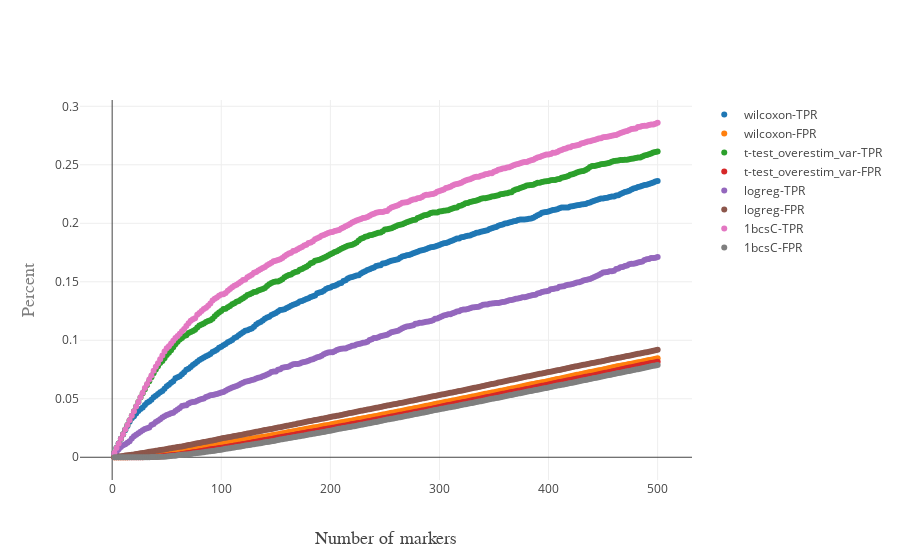

The notebook cell this image was saved under:
### Code cell
iplot(methodTprvFpr(False, True, 500))

### Figure 1 — Plotly figure (JSON) as saved in the notebook; plotly's stock layout.template omitted (floating-point values rounded to 4 significant figures; data arrays with more than 128 entries replaced by an {"elided": "..."} marker saying what was removed)
{"data": [{"mode": "markers", "name": "wilcoxon-TPR", "type": "scatter", "uid": "b3a999f4-1a10-42ce-98d7-e86519b58a64", "x": {"elided": "250 int values"}, "y": {"elided": "250 float values"}}, {"mode": "markers", "name": "wilcoxon-FPR", "type": "scatter", "uid": "43ca9052-6f9c-41a2-8ad9-1c79b68c0309", "x": {"elided": "250 int values"}, "y": {"elided": "250 float values"}}, {"mode": "markers", "name": "t-test_overestim_var-TPR", "type": "scatter", "uid": "9dafe17b-7929-4917-bdfa-9ae2d9142ac2", "x": {"elided": "250 int values"}, "y": {"elided": "250 float values"}}, {"mode": "markers", "name": "t-test_overestim_var-FPR", "type": "scatter", "uid": "6515aba6-d6d0-4490-9892-fcfe1bb3d8ec", "x": {"elided": "250 int values"}, "y": {"elided": "250 float values"}}, {"mode": "markers", "name": "logreg-TPR", "type": "scatter", "uid": "d393e3cc-78f1-45a0-841b-c614c1efa191", "x": {"elided": "250 int values"}, "y": {"elided": "250 float values"}}, {"mode": "markers", "name": "logreg-FPR", "type": "scatter", "uid": "b49885cf-9ba9-40c5-8f7f-08d98a3adeac", "x": {"elided": "250 int values"}, "y": {"elided": "250 float values"}}, {"mode": "markers", "name": "1bcsC-TPR", "type": "scatter", "uid": "40d40ea1-9c93-4f13-88d8-0709231b1915", "x": {"elided": "250 int values"}, "y": {"elided": "250 float values"}}, {"mode": "markers", "name": "1bcsC-FPR", "type": "scatter", "uid": "facdfc08-0941-49cd-b180-843f248a5987", "x": {"elided": "250 int values"}, "y": {"elided": "250 float values"}}], "layout": {"xaxis": {"title": {"font": {"family": "Computer Modern", "size": 18}, "text": "Number of markers"}}, "yaxis": {"title": {"font": {"color": "#7f7f7f", "family": "Computer Modern", "size": 18}, "text": "Percent"}}}}
